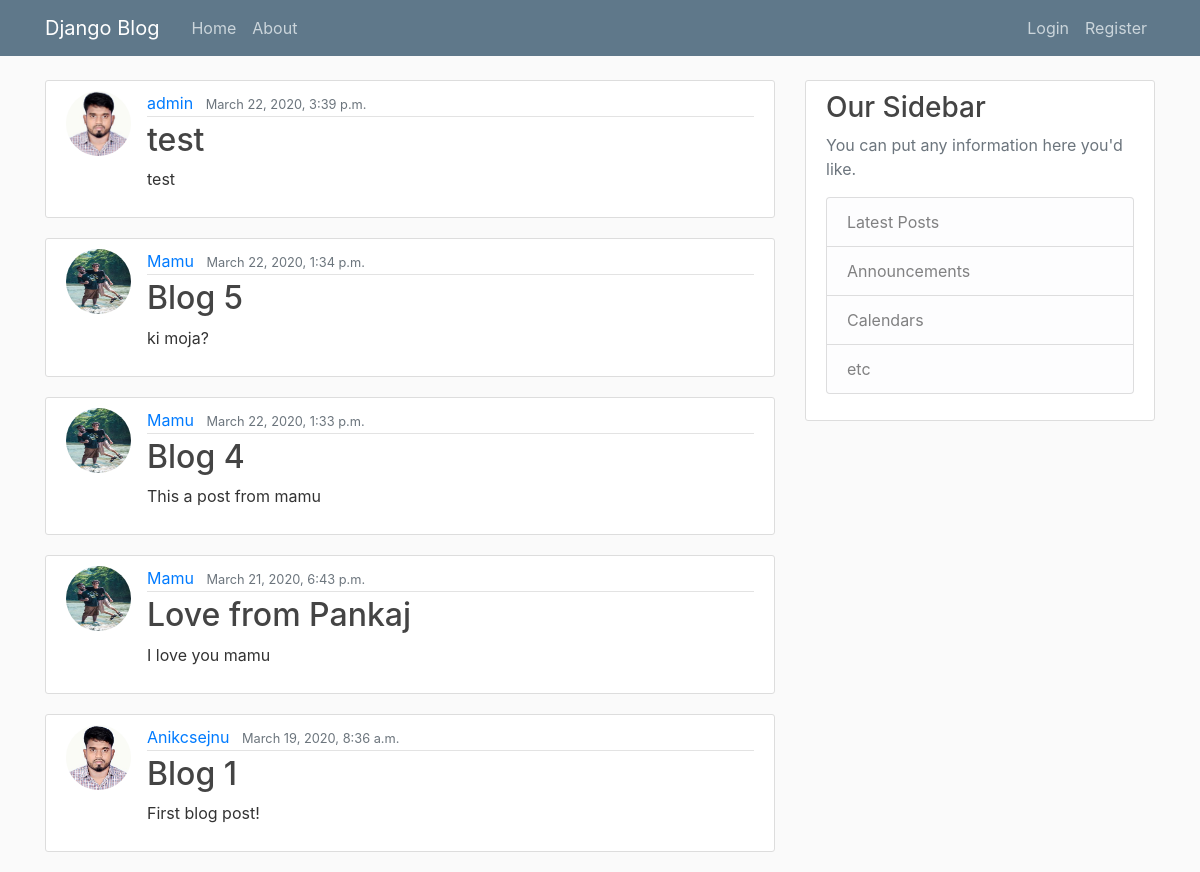
The app's page /, older data.
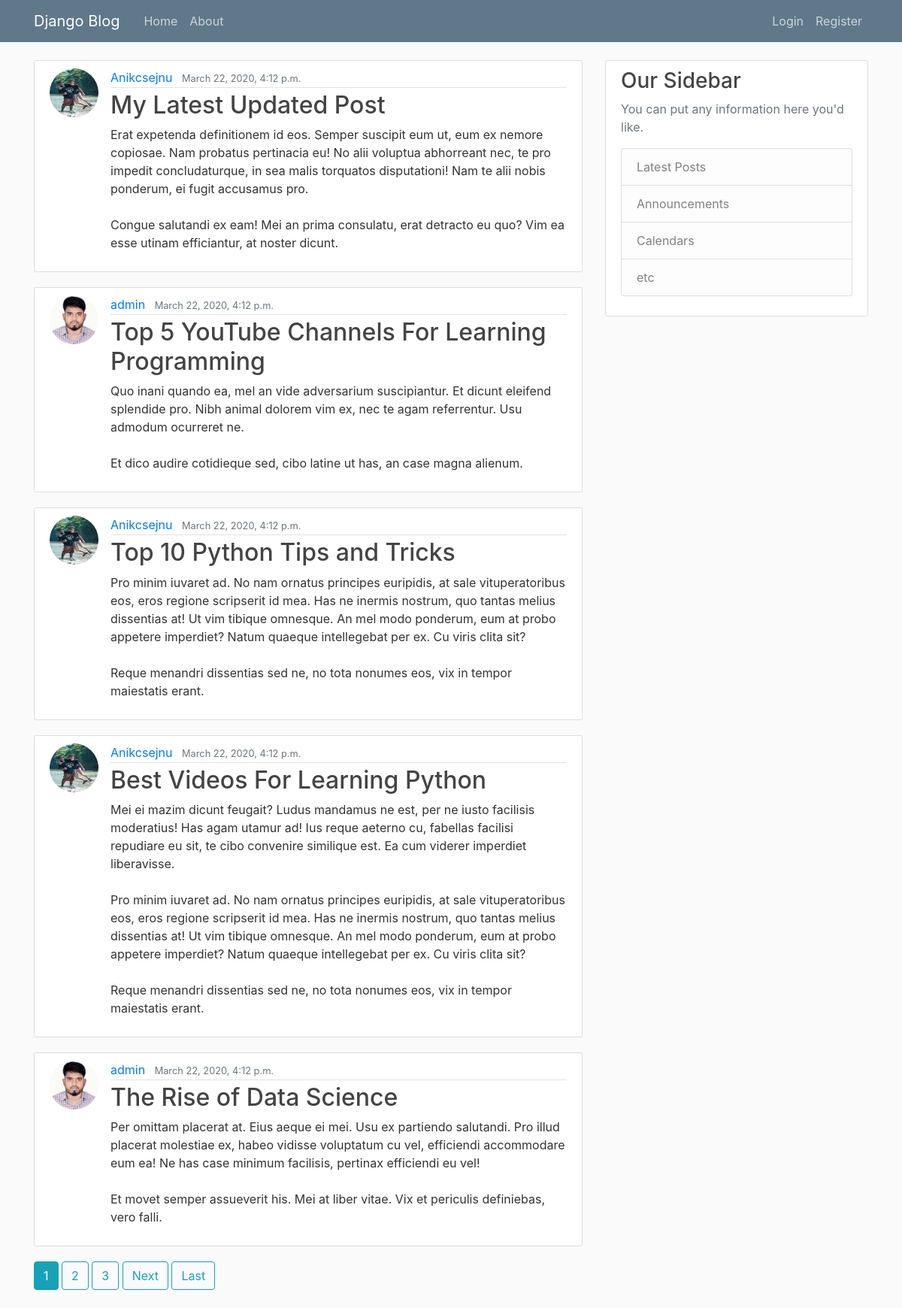
The same page, newer data.
### blog/models.py (models this page shows, shortened)
class Post(models.Model):
	title = models.CharField(max_length=100)
	content = models.TextField()
	date_posted = models.DateTimeField(default=timezone.now)
	author = models.ForeignKey(User, on_delete=models.CASCADE)

### users/models.py (models this page shows, shortened)
class Profile(models.Model):
    user = models.OneToOneField(User, on_delete=models.CASCADE)
    image = models.ImageField(default='default.jpg', upload_to='profile_pics')

### blog/views.py (the view)
# urls.py: path('', PostListView.as_view(), name='blog-home'),
class PostListView(ListView):
    model = Post
    template_name = 'blog/home.html'
    context_object_name = 'posts'
    ordering = ['-date_posted']
    paginate_by = 5

### blog/templates/blog/home.html (shortened to what this page needs)
{% extends "blog/base.html" %}
{% block content %}
	{%for post in posts%}
		<article class="media content-section">
			<img class="rounded-circle article-img" src="{{ post.author.profile.image.url }}">
			<div class="media-body">
				<div class="article-metadata">
					<a class="mr-2" href="{% url 'user-posts' post.author.username %}"> {{ post.author }} </a>
					<small class="text-muted">{{ post.date_posted }}</small>
				</div>
				<h2><a class="article-title" href="{% url 'post-detail' post.id %}">{{ post.title }}</a></h2>
            	<p class="article-content">{{ post.content }}</p>
			</div>
		</article>
	{% endfor %}
	{% if is_paginated %}
		{% for num in page_obj.paginator.page_range %}
        {% if page_obj.number == num %}
          <a class="btn btn-info mb-4" href="?page={{ num }}">{{ num }}</a>
        {% elif num > page_obj.number|add:'-3' and num < page_obj.number|add:'3' %}
          <a class="btn btn-outline-info mb-4" href="?page={{ num }}">{{ num }}</a>
        {% endif %}
      {% endfor %}
      {% if page_obj.has_next %}
        <a class="btn btn-outline-info mb-4" href="?page={{ page_obj.next_page_number }}">Next</a>
        <a class="btn btn-outline-info mb-4" href="?page={{ page_obj.paginator.num_pages }}">Last</a>
      {% endif %}
	{% endif %}
{% endblock content %}

Row changes from the older to the newer data that the page shows:
no longer on this page (row unchanged): Post: author.profile.image (picture), author "admin", date_posted "March 22, 2020, 3:39 p.m.", title "test", content "test"
no longer on this page (row unchanged): Post: author.profile.image (picture), author "Mamu", date_posted "March 22, 2020, 1:34 p.m.", title "Blog 5", content "ki moja?"
no longer on this page (row unchanged): Post: author.profile.image (picture), author "Mamu", date_posted "March 22, 2020, 1:33 p.m.", title "Blog 4", content "This a post from mamu"
no longer on this page (row unchanged): Post: author.profile.image (picture), author "Mamu", date_posted "March 21, 2020, 6:43 p.m.", title "Love from Pankaj", content "I love you mamu"
no longer on this page (row unchanged): Post: author.profile.image (picture), author "Anikcsejnu", date_posted "March 19, 2020, 8:36 a.m.", title "Blog 1", content "First blog post!"
added Post: author.profile.image (picture), author "Anikcsejnu", date_posted "March 22, 2020, 4:12 p.m.", title "My Latest Updated Post", content "Erat expetenda definitionem id eos. Semper suscipit eum ut, eum ex nemore copiosae. Nam probatus pertinacia eu! No alii voluptua abhorreant nec, te pro impedit concludaturque, in sea malis torquatos disputationi! Nam te alii nobis ponderum, ei fugit accusamus pro. Congue salutandi ex eam! Mei an prima consulatu, erat detracto eu quo? Vim ea esse utinam efficiantur, at noster dicunt."
added Post: author.profile.image (picture), author "admin", date_posted "March 22, 2020, 4:12 p.m.", title "Top 5 YouTube Channels For Learning Programming", content "Quo inani quando ea, mel an vide adversarium suscipiantur. Et dicunt eleifend splendide pro. Nibh animal dolorem vim ex, nec te agam referrentur. Usu admodum ocurreret ne. Et dico audire cotidieque sed, cibo latine ut has, an case magna alienum."
added Post: author.profile.image (picture), author "Anikcsejnu", date_posted "March 22, 2020, 4:12 p.m.", title "Top 10 Python Tips and Tricks", content "Pro minim iuvaret ad. No nam ornatus principes euripidis, at sale vituperatoribus eos, eros regione scripserit id mea. Has ne inermis nostrum, quo tantas melius dissentias at! Ut vim tibique omnesque. An mel modo ponderum, eum at probo appetere imperdiet? Natum quaeque intellegebat per ex. Cu viris clita sit? Reque menandri dissentias sed ne, no tota nonumes eos, vix in tempor maiestatis erant."
added Post: author.profile.image (picture), author "Anikcsejnu", date_posted "March 22, 2020, 4:12 p.m.", title "Best Videos For Learning Python", content "Mei ei mazim dicunt feugait? Ludus mandamus ne est, per ne iusto facilisis moderatius! Has agam utamur ad! Ius reque aeterno cu, fabellas facilisi repudiare eu sit, te cibo convenire similique est. Ea cum viderer imperdiet liberavisse. Pro minim iuvaret ad. No nam ornatus principes euripidis, at sale vituperatoribus eos, eros regione scripserit id mea. Has ne inermis nostrum, quo tantas melius dissentias at! Ut vim tibique omnesque. An mel modo ponderum, eum at probo appetere imperdiet? Natum quaeque intellegebat per ex. Cu viris clita sit? Reque menandri dissentias sed ne, no tota nonumes eos, vix in tempor maiestatis erant."
added Post: author.profile.image (picture), author "admin", date_posted "March 22, 2020, 4:12 p.m.", title "The Rise of Data Science", content "Per omittam placerat at. Eius aeque ei mei. Usu ex partiendo salutandi. Pro illud placerat molestiae ex, habeo vidisse voluptatum cu vel, efficiendi accommodare eum ea! Ne has case minimum facilisis, pertinax efficiendi eu vel! Et movet semper assueverit his. Mei at liber vitae. Vix et periculis definiebas, vero falli."
Text that changed along with them:
new list line: "1"
new list line: "2"
new list line: "3"
text now shown: "Next Last"
